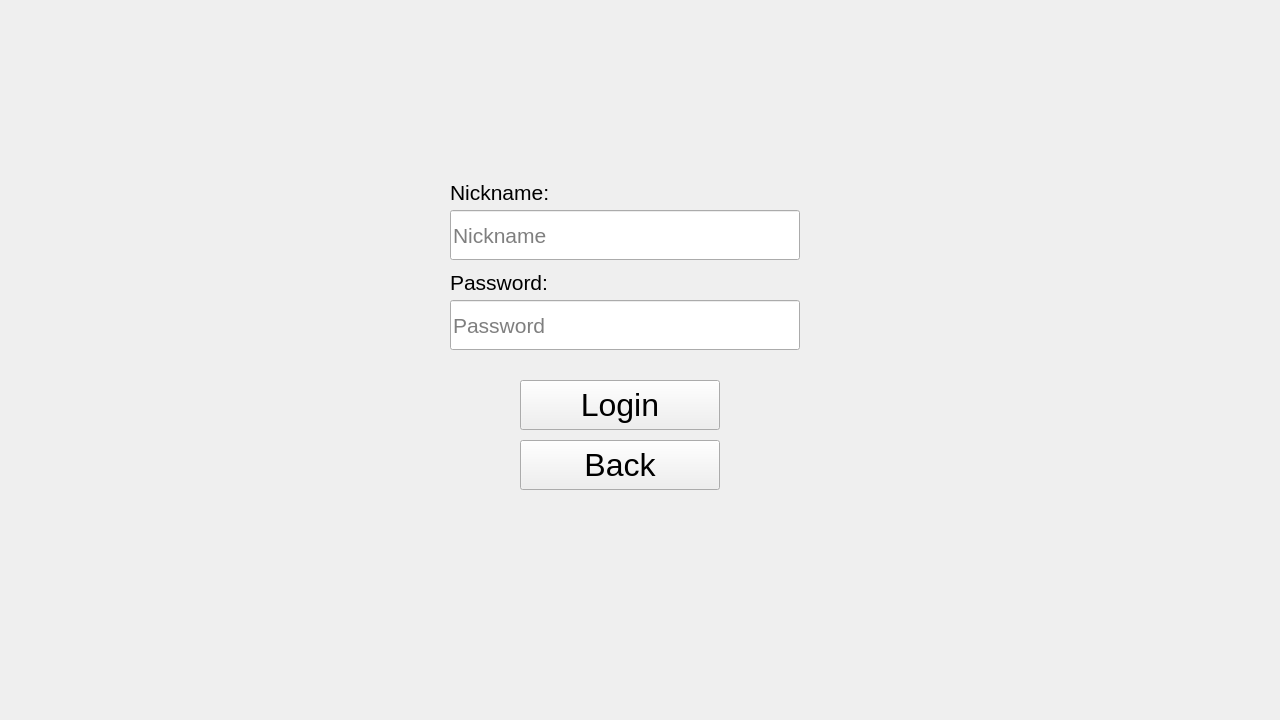
<?xml version="1.0" encoding="UTF-8"?>
<ui version="4.0">
 <class>LoginWidget</class>
 <widget class="QWidget" name="LoginWidget">
  <property name="geometry">
   <rect>
    <x>0</x>
    <y>0</y>
    <width>1280</width>
    <height>720</height>
   </rect>
  </property>
  <property name="sizePolicy">
   <sizepolicy hsizetype="Expanding" vsizetype="Expanding">
    <horstretch>1</horstretch>
    <verstretch>1</verstretch>
   </sizepolicy>
  </property>
  <property name="windowTitle">
   <string>Form</string>
  </property>
  <widget class="QPushButton" name="loginButton">
   <property name="geometry">
    <rect>
     <x>520</x>
     <y>380</y>
     <width>200</width>
     <height>50</height>
    </rect>
   </property>
   <property name="font">
    <font>
     <pointsize>24</pointsize>
    </font>
   </property>
   <property name="text">
    <string>Login</string>
   </property>
  </widget>
  <widget class="QLabel" name="passwordLabel">
   <property name="geometry">
    <rect>
     <x>450</x>
     <y>270</y>
     <width>341</width>
     <height>25</height>
    </rect>
   </property>
   <property name="font">
    <font>
     <pointsize>16</pointsize>
    </font>
   </property>
   <property name="text">
    <string>Password:</string>
   </property>
  </widget>
  <widget class="QLabel" name="passwordLabel_2">
   <property name="geometry">
    <rect>
     <x>450</x>
     <y>180</y>
     <width>341</width>
     <height>25</height>
    </rect>
   </property>
   <property name="font">
    <font>
     <pointsize>16</pointsize>
    </font>
   </property>
   <property name="text">
    <string>Nickname:</string>
   </property>
  </widget>
  <widget class="QLineEdit" name="passwordEdit">
   <property name="geometry">
    <rect>
     <x>450</x>
     <y>300</y>
     <width>350</width>
     <height>50</height>
    </rect>
   </property>
   <property name="font">
    <font>
     <pointsize>16</pointsize>
    </font>
   </property>
   <property name="echoMode">
    <enum>QLineEdit::Password</enum>
   </property>
   <property name="placeholderText">
    <string>Password</string>
   </property>
  </widget>
  <widget class="QLineEdit" name="nicknameEdit">
   <property name="geometry">
    <rect>
     <x>450</x>
     <y>210</y>
     <width>350</width>
     <height>50</height>
    </rect>
   </property>
   <property name="font">
    <font>
     <pointsize>16</pointsize>
    </font>
   </property>
   <property name="echoMode">
    <enum>QLineEdit::Normal</enum>
   </property>
   <property name="placeholderText">
    <string>Nickname</string>
   </property>
  </widget>
  <widget class="QLabel" name="errorLabel">
   <property name="geometry">
    <rect>
     <x>188</x>
     <y>140</y>
     <width>861</width>
     <height>20</height>
    </rect>
   </property>
   <property name="font">
    <font>
     <pointsize>16</pointsize>
    </font>
   </property>
   <property name="styleSheet">
    <string notr="true">color : red</string>
   </property>
   <property name="text">
    <string/>
   </property>
   <property name="alignment">
    <set>Qt::AlignCenter</set>
   </property>
  </widget>
  <widget class="QPushButton" name="backButton">
   <property name="geometry">
    <rect>
     <x>520</x>
     <y>440</y>
     <width>200</width>
     <height>50</height>
    </rect>
   </property>
   <property name="font">
    <font>
     <pointsize>24</pointsize>
    </font>
   </property>
   <property name="text">
    <string>Back</string>
   </property>
  </widget>
 </widget>
 <resources/>
 <connections/>
</ui>
